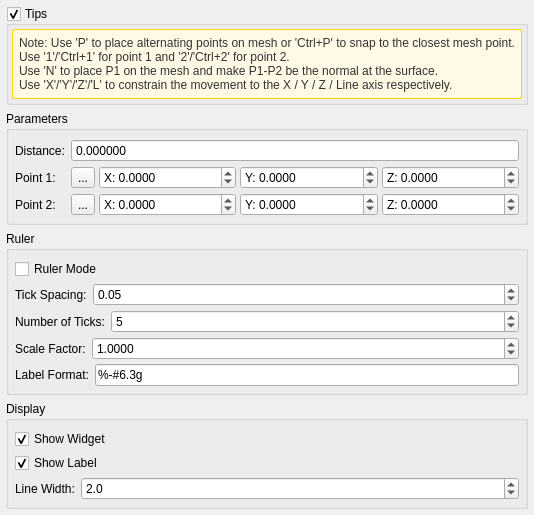
<?xml version="1.0" encoding="UTF-8"?>
<ui version="4.0">
 <class>DistanceToolDlg</class>
 <widget class="QWidget" name="DistanceToolDlg">
  <property name="geometry">
   <rect>
    <x>0</x>
    <y>0</y>
    <width>0</width>
    <height>0</height>
   </rect>
  </property>
  <property name="sizePolicy">
   <sizepolicy hsizetype="Preferred" vsizetype="Preferred">
    <horstretch>0</horstretch>
    <verstretch>0</verstretch>
   </sizepolicy>
  </property>
  <property name="windowTitle">
   <string>Distance Tool</string>
  </property>
  <layout class="QVBoxLayout" name="verticalLayout">
   <property name="spacing">
    <number>6</number>
   </property>
   <property name="leftMargin">
    <number>6</number>
   </property>
   <property name="topMargin">
    <number>6</number>
   </property>
   <property name="rightMargin">
    <number>6</number>
   </property>
   <property name="bottomMargin">
    <number>6</number>
   </property>
   <item>
    <widget class="QGroupBox" name="shortcutsTipsGroupBox">
     <property name="sizePolicy">
      <sizepolicy hsizetype="Preferred" vsizetype="Maximum">
       <horstretch>0</horstretch>
       <verstretch>0</verstretch>
      </sizepolicy>
     </property>
     <property name="title">
      <string>Tips</string>
     </property>
     <property name="checkable">
      <bool>true</bool>
     </property>
     <property name="checked">
      <bool>true</bool>
     </property>
     <layout class="QVBoxLayout" name="shortcutsTipsLayout">
      <property name="spacing">
       <number>2</number>
      </property>
      <property name="leftMargin">
       <number>3</number>
      </property>
      <property name="topMargin">
       <number>3</number>
      </property>
      <property name="rightMargin">
       <number>3</number>
      </property>
      <property name="bottomMargin">
       <number>3</number>
      </property>
      <item>
       <widget class="QLabel" name="instructionLabel">
       <property name="sizePolicy">
        <sizepolicy hsizetype="Preferred" vsizetype="Preferred">
         <horstretch>0</horstretch>
         <verstretch>0</verstretch>
        </sizepolicy>
       </property>
       <property name="alignment">
        <set>Qt::AlignLeading|Qt::AlignLeft|Qt::AlignTop</set>
       </property>
        <property name="text">
         <string>Note: Use 'P' to place alternating points on mesh or 'Ctrl+P' to snap to the closest mesh point.
Use '1'/'Ctrl+1' for point 1 and '2'/'Ctrl+2' for point 2.
Use 'N' to place P1 on the mesh and make P1-P2 be the normal at the surface.
Use 'X'/'Y'/'Z'/'L' to constrain the movement to the X / Y / Z / Line axis respectively.</string>
        </property>
        <property name="wordWrap">
         <bool>true</bool>
        </property>
        <property name="textFormat">
         <enum>Qt::PlainText</enum>
        </property>
     <property name="margin">
      <number>3</number>
     </property>
     <property name="styleSheet">
      <string>QLabel {
    background-color: #FFF9E6;
    border: 1px solid #FFD700;
    border-radius: 2px;
    padding: 3px;
    color: #333;
}</string>
        </property>
        <property name="minimumHeight">
         <number>140</number>
        </property>
       </widget>
      </item>
     </layout>
    </widget>
   </item>
   <item>
    <widget class="QGroupBox" name="distanceParamsGroupBox">
     <property name="title">
      <string>Parameters</string>
     </property>
      <layout class="QVBoxLayout" name="distanceParamsLayout">
       <property name="spacing">
        <number>4</number>
       </property>
       <property name="leftMargin">
        <number>6</number>
       </property>
       <property name="topMargin">
        <number>8</number>
       </property>
       <property name="rightMargin">
        <number>6</number>
       </property>
       <property name="bottomMargin">
        <number>6</number>
       </property>
      <item>
       <layout class="QGridLayout" name="gridLayout">
        <property name="horizontalSpacing">
         <number>6</number>
        </property>
        <property name="verticalSpacing">
         <number>4</number>
        </property>
        <item row="0" column="0">
         <widget class="QLabel" name="label_2">
          <property name="text">
           <string>Distance:</string>
          </property>
         </widget>
        </item>
        <item row="0" column="1">
         <widget class="QDoubleSpinBox" name="distanceSpinBox">
          <property name="readOnly">
           <bool>true</bool>
          </property>
          <property name="sizePolicy">
           <sizepolicy hsizetype="Minimum" vsizetype="Fixed">
            <horstretch>0</horstretch>
            <verstretch>0</verstretch>
           </sizepolicy>
          </property>
          <property name="buttonSymbols">
           <enum>QAbstractSpinBox::NoButtons</enum>
          </property>
          <property name="decimals">
           <number>6</number>
          </property>
          <property name="minimum">
           <double>0.000000000000000</double>
          </property>
          <property name="maximum">
           <double>999999999.000000000000000</double>
          </property>
         </widget>
        </item>
        <item row="1" column="0">
         <widget class="QLabel" name="label_3">
          <property name="text">
           <string>Point 1:</string>
          </property>
         </widget>
        </item>
        <item row="1" column="1">
         <layout class="QHBoxLayout" name="point1Layout">
          <property name="spacing">
           <number>4</number>
          </property>
          <item>
           <widget class="QToolButton" name="pickPoint1ToolButton">
            <property name="toolTip">
             <string>Pick Point 1 (Shift + Left Mouse)</string>
            </property>
            <property name="text">
             <string>...</string>
            </property>
            <property name="icon">
             <iconset resource="../../../app/MainWindow.qrc">
              <normaloff>:/Resources/images/svg/main/toolMainPointPicking.svg</normaloff>:/Resources/images/svg/main/toolMainPointPicking.svg</iconset>
            </property>
            <property name="iconSize">
             <size>
              <width>20</width>
              <height>20</height>
             </size>
            </property>
            <property name="checkable">
             <bool>true</bool>
            </property>
           </widget>
          </item>
          <item>
           <widget class="QDoubleSpinBox" name="point1XSpinBox">
            <property name="prefix">
             <string>X: </string>
            </property>
            <property name="minimumSize">
             <size>
              <width>55</width>
              <height>0</height>
             </size>
            </property>
            <property name="sizePolicy">
             <sizepolicy hsizetype="Expanding" vsizetype="Fixed">
              <horstretch>1</horstretch>
              <verstretch>0</verstretch>
             </sizepolicy>
            </property>
            <property name="decimals">
             <number>4</number>
            </property>
            <property name="minimum">
             <double>-999999999.000000000000000</double>
            </property>
            <property name="maximum">
             <double>999999999.000000000000000</double>
            </property>
            <property name="singleStep">
             <double>0.100000000000000</double>
            </property>
           </widget>
          </item>
          <item>
           <widget class="QDoubleSpinBox" name="point1YSpinBox">
            <property name="prefix">
             <string>Y: </string>
            </property>
            <property name="minimumSize">
             <size>
              <width>55</width>
              <height>0</height>
             </size>
            </property>
            <property name="sizePolicy">
             <sizepolicy hsizetype="Expanding" vsizetype="Fixed">
              <horstretch>1</horstretch>
              <verstretch>0</verstretch>
             </sizepolicy>
            </property>
            <property name="decimals">
             <number>4</number>
            </property>
            <property name="minimum">
             <double>-999999999.000000000000000</double>
            </property>
            <property name="maximum">
             <double>999999999.000000000000000</double>
            </property>
            <property name="singleStep">
             <double>0.100000000000000</double>
            </property>
           </widget>
          </item>
          <item>
           <widget class="QDoubleSpinBox" name="point1ZSpinBox">
            <property name="prefix">
             <string>Z: </string>
            </property>
            <property name="minimumSize">
             <size>
              <width>55</width>
              <height>0</height>
             </size>
            </property>
            <property name="sizePolicy">
             <sizepolicy hsizetype="Expanding" vsizetype="Fixed">
              <horstretch>1</horstretch>
              <verstretch>0</verstretch>
             </sizepolicy>
            </property>
            <property name="decimals">
             <number>4</number>
            </property>
            <property name="minimum">
             <double>-999999999.000000000000000</double>
            </property>
            <property name="maximum">
             <double>999999999.000000000000000</double>
            </property>
            <property name="singleStep">
             <double>0.100000000000000</double>
            </property>
           </widget>
          </item>
         </layout>
        </item>
        <item row="2" column="0">
         <widget class="QLabel" name="label_4">
          <property name="text">
           <string>Point 2:</string>
          </property>
         </widget>
        </item>
        <item row="2" column="1">
         <layout class="QHBoxLayout" name="point2Layout">
          <property name="spacing">
           <number>4</number>
          </property>
          <item>
           <widget class="QToolButton" name="pickPoint2ToolButton">
            <property name="toolTip">
             <string>Pick Point 2 (Shift + Left Mouse)</string>
            </property>
            <property name="text">
             <string>...</string>
            </property>
            <property name="icon">
             <iconset resource="../../../app/MainWindow.qrc">
              <normaloff>:/Resources/images/svg/main/toolMainPointPicking.svg</normaloff>:/Resources/images/svg/main/toolMainPointPicking.svg</iconset>
            </property>
            <property name="iconSize">
             <size>
              <width>20</width>
              <height>20</height>
             </size>
            </property>
            <property name="checkable">
             <bool>true</bool>
            </property>
           </widget>
          </item>
          <item>
           <widget class="QDoubleSpinBox" name="point2XSpinBox">
            <property name="prefix">
             <string>X: </string>
            </property>
            <property name="minimumSize">
             <size>
              <width>55</width>
              <height>0</height>
             </size>
            </property>
            <property name="sizePolicy">
             <sizepolicy hsizetype="Expanding" vsizetype="Fixed">
              <horstretch>1</horstretch>
              <verstretch>0</verstretch>
             </sizepolicy>
            </property>
            <property name="decimals">
             <number>4</number>
            </property>
            <property name="minimum">
             <double>-999999999.000000000000000</double>
            </property>
            <property name="maximum">
             <double>999999999.000000000000000</double>
            </property>
            <property name="singleStep">
             <double>0.100000000000000</double>
            </property>
           </widget>
          </item>
          <item>
           <widget class="QDoubleSpinBox" name="point2YSpinBox">
            <property name="prefix">
             <string>Y: </string>
            </property>
            <property name="minimumSize">
             <size>
              <width>55</width>
              <height>0</height>
             </size>
            </property>
            <property name="sizePolicy">
             <sizepolicy hsizetype="Expanding" vsizetype="Fixed">
              <horstretch>1</horstretch>
              <verstretch>0</verstretch>
             </sizepolicy>
            </property>
            <property name="decimals">
             <number>4</number>
            </property>
            <property name="minimum">
             <double>-999999999.000000000000000</double>
            </property>
            <property name="maximum">
             <double>999999999.000000000000000</double>
            </property>
            <property name="singleStep">
             <double>0.100000000000000</double>
            </property>
           </widget>
          </item>
          <item>
           <widget class="QDoubleSpinBox" name="point2ZSpinBox">
            <property name="prefix">
             <string>Z: </string>
            </property>
            <property name="minimumSize">
             <size>
              <width>55</width>
              <height>0</height>
             </size>
            </property>
            <property name="sizePolicy">
             <sizepolicy hsizetype="Expanding" vsizetype="Fixed">
              <horstretch>1</horstretch>
              <verstretch>0</verstretch>
             </sizepolicy>
            </property>
            <property name="decimals">
             <number>4</number>
            </property>
            <property name="minimum">
             <double>-999999999.000000000000000</double>
            </property>
            <property name="maximum">
             <double>999999999.000000000000000</double>
            </property>
            <property name="singleStep">
             <double>0.100000000000000</double>
            </property>
           </widget>
          </item>
         </layout>
        </item>
       </layout>
      </item>
     </layout>
    </widget>
   </item>
   <item>
    <widget class="QGroupBox" name="rulerSettingsGroupBox">
     <property name="title">
      <string>Ruler</string>
     </property>
     <layout class="QVBoxLayout" name="rulerSettingsLayout">
      <property name="spacing">
       <number>4</number>
      </property>
      <property name="leftMargin">
       <number>6</number>
      </property>
      <property name="topMargin">
       <number>8</number>
      </property>
      <property name="rightMargin">
       <number>6</number>
      </property>
      <property name="bottomMargin">
       <number>6</number>
      </property>
      <item>
       <widget class="QCheckBox" name="rulerModeCheckBox">
        <property name="text">
         <string>Ruler Mode</string>
        </property>
        <property name="toolTip">
         <string>Enable ruler mode with tick marks</string>
        </property>
       </widget>
      </item>
      <item>
       <layout class="QHBoxLayout" name="rulerDistanceLayout">
        <property name="spacing">
         <number>6</number>
        </property>
        <item>
         <widget class="QLabel" name="label_6">
          <property name="text">
           <string>Tick Spacing:</string>
          </property>
          <property name="sizePolicy">
           <sizepolicy hsizetype="Minimum" vsizetype="Preferred">
            <horstretch>0</horstretch>
            <verstretch>0</verstretch>
           </sizepolicy>
          </property>
         </widget>
        </item>
        <item>
         <widget class="QDoubleSpinBox" name="rulerDistanceSpinBox">
          <property name="sizePolicy">
           <sizepolicy hsizetype="Expanding" vsizetype="Fixed">
            <horstretch>1</horstretch>
            <verstretch>0</verstretch>
           </sizepolicy>
          </property>
          <property name="toolTip">
           <string>Distance between major tick marks (when Ruler Mode is on)</string>
          </property>
          <property name="decimals">
           <number>2</number>
          </property>
          <property name="minimum">
           <double>0.010000000000000</double>
          </property>
          <property name="maximum">
           <double>999999.000000000000000</double>
          </property>
          <property name="singleStep">
           <double>1.000000000000000</double>
          </property>
          <property name="value">
           <double>0.050000000000000</double>
          </property>
         </widget>
        </item>
       </layout>
      </item>
      <item>
       <layout class="QHBoxLayout" name="numberOfTicksLayout">
        <property name="spacing">
         <number>6</number>
        </property>
        <item>
         <widget class="QLabel" name="label_7">
          <property name="text">
           <string>Number of Ticks:</string>
          </property>
          <property name="sizePolicy">
           <sizepolicy hsizetype="Minimum" vsizetype="Preferred">
            <horstretch>0</horstretch>
            <verstretch>0</verstretch>
           </sizepolicy>
          </property>
         </widget>
        </item>
        <item>
         <widget class="QSpinBox" name="numberOfTicksSpinBox">
          <property name="sizePolicy">
           <sizepolicy hsizetype="Expanding" vsizetype="Fixed">
            <horstretch>1</horstretch>
            <verstretch>0</verstretch>
           </sizepolicy>
          </property>
          <property name="toolTip">
           <string>Number of tick marks (when Ruler Mode is off)</string>
          </property>
          <property name="minimum">
           <number>1</number>
          </property>
          <property name="maximum">
           <number>100</number>
          </property>
          <property name="value">
           <number>5</number>
          </property>
         </widget>
        </item>
       </layout>
      </item>
      <item>
       <layout class="QHBoxLayout" name="scaleLayout">
        <property name="spacing">
         <number>6</number>
        </property>
        <item>
         <widget class="QLabel" name="label_8">
          <property name="text">
           <string>Scale Factor:</string>
          </property>
          <property name="sizePolicy">
           <sizepolicy hsizetype="Minimum" vsizetype="Preferred">
            <horstretch>0</horstretch>
            <verstretch>0</verstretch>
           </sizepolicy>
          </property>
         </widget>
        </item>
        <item>
         <widget class="QDoubleSpinBox" name="scaleSpinBox">
          <property name="sizePolicy">
           <sizepolicy hsizetype="Expanding" vsizetype="Fixed">
            <horstretch>1</horstretch>
            <verstretch>0</verstretch>
           </sizepolicy>
          </property>
          <property name="toolTip">
           <string>Scale factor to convert VTK world units (e.g., 2.54 to convert inches to cm)</string>
          </property>
          <property name="decimals">
           <number>4</number>
          </property>
          <property name="minimum">
           <double>0.000100000000000</double>
          </property>
          <property name="maximum">
           <double>1000000.000000000000000</double>
          </property>
          <property name="singleStep">
           <double>0.100000000000000</double>
          </property>
          <property name="value">
           <double>1.000000000000000</double>
          </property>
         </widget>
        </item>
       </layout>
      </item>
      <item>
       <layout class="QHBoxLayout" name="labelFormatLayout">
        <property name="spacing">
         <number>6</number>
        </property>
        <item>
         <widget class="QLabel" name="labelFormatLabel">
          <property name="text">
           <string>Label Format:</string>
          </property>
          <property name="sizePolicy">
           <sizepolicy hsizetype="Minimum" vsizetype="Preferred">
            <horstretch>0</horstretch>
            <verstretch>0</verstretch>
           </sizepolicy>
          </property>
          <property name="toolTip">
           <string>Printf-style format string for distance label (e.g., %6.3g, %.2f)</string>
          </property>
         </widget>
        </item>
        <item>
         <widget class="QLineEdit" name="labelFormatLineEdit">
          <property name="sizePolicy">
           <sizepolicy hsizetype="Expanding" vsizetype="Fixed">
            <horstretch>1</horstretch>
            <verstretch>0</verstretch>
           </sizepolicy>
          </property>
          <property name="toolTip">
           <string>Printf-style format string for distance label
Examples:
  %-#6.3g - General format, 6 chars wide, 3 significant digits
  %.2f - Fixed point, 2 decimal places
  %.4e - Scientific notation, 4 decimal places</string>
          </property>
          <property name="text">
           <string>%-#6.3g</string>
          </property>
          <property name="placeholderText">
           <string>%-#6.3g</string>
          </property>
         </widget>
        </item>
       </layout>
      </item>
     </layout>
    </widget>
   </item>
   <item>
    <widget class="QGroupBox" name="displayOptionsGroupBox">
     <property name="title">
      <string>Display</string>
     </property>
     <layout class="QVBoxLayout" name="displayOptionsLayout">
      <property name="spacing">
       <number>4</number>
      </property>
      <property name="leftMargin">
       <number>6</number>
      </property>
      <property name="topMargin">
       <number>8</number>
      </property>
      <property name="rightMargin">
       <number>6</number>
      </property>
      <property name="bottomMargin">
       <number>6</number>
      </property>
      <item>
       <widget class="QCheckBox" name="widgetVisibilityCheckBox">
        <property name="text">
         <string>Show Widget</string>
        </property>
        <property name="toolTip">
         <string>Show/hide the distance widget</string>
        </property>
        <property name="checked">
         <bool>true</bool>
        </property>
       </widget>
      </item>
      <item>
       <widget class="QCheckBox" name="labelVisibilityCheckBox">
        <property name="text">
         <string>Show Label</string>
        </property>
        <property name="toolTip">
         <string>Show/hide the distance label</string>
        </property>
        <property name="checked">
         <bool>true</bool>
        </property>
       </widget>
      </item>
      <item>
       <layout class="QHBoxLayout" name="lineWidthLayout">
        <property name="spacing">
         <number>6</number>
        </property>
        <item>
         <widget class="QLabel" name="label_10">
          <property name="text">
           <string>Line Width:</string>
          </property>
          <property name="sizePolicy">
           <sizepolicy hsizetype="Minimum" vsizetype="Preferred">
            <horstretch>0</horstretch>
            <verstretch>0</verstretch>
           </sizepolicy>
          </property>
         </widget>
        </item>
        <item>
         <widget class="QDoubleSpinBox" name="lineWidthSpinBox">
          <property name="sizePolicy">
           <sizepolicy hsizetype="Expanding" vsizetype="Fixed">
            <horstretch>1</horstretch>
            <verstretch>0</verstretch>
           </sizepolicy>
          </property>
          <property name="toolTip">
           <string>Width of the distance line</string>
          </property>
          <property name="decimals">
           <number>1</number>
          </property>
          <property name="minimum">
           <double>0.500000000000000</double>
          </property>
          <property name="maximum">
           <double>10.000000000000000</double>
          </property>
          <property name="singleStep">
           <double>0.500000000000000</double>
          </property>
          <property name="value">
           <double>2.000000000000000</double>
          </property>
         </widget>
        </item>
       </layout>
      </item>
     </layout>
    </widget>
   </item>
  </layout>
 </widget>
 <resources>
  <include location="../../../app/MainWindow.qrc"/>
 </resources>
 <connections/>
</ui>
